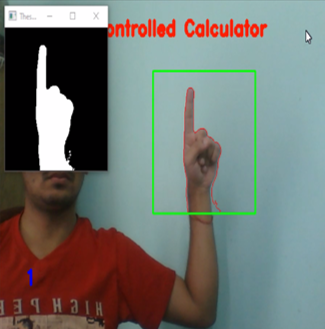
#> input picture 1.png, 325 x 329 px, given in place of the camera
$ python Explo_gestures.py
#> lines starting #> are read from the running program, lines starting #| are printed output that depends on the picture; after the words box and inside, x2 and y2 are one past the last pixel; in counts of white or black regions, pixels touching at a corner belong together

import cv2
import numpy as np

cap = cv2.VideoCapture(0)

cap.set(cv2.CAP_PROP_FRAME_WIDTH,1000)
cap.set(cv2.CAP_PROP_FRAME_HEIGHT,480)

aweight = 0.5
num_frames = 0
bg = None


def run_avg(img,aweight):
    global bg
    if bg is None:
        bg = img.copy().astype('float')
        return
    cv2.accumulateWeighted(img,bg,aweight)
def segment(img,thres=25):
    global bg
    diff = cv2.absdiff(bg.astype('uint8'),img)
    _, thresholded = cv2.threshold(diff,thres,255,cv2.THRESH_BINARY)
    contours,_ = cv2.findContours(thresholded.copy(),cv2.RETR_EXTERNAL,cv2.CHAIN_APPROX_SIMPLE)
    if len(contours) == 0:
        return
    else:
        segmented = max(contours,key = cv2.contourArea)
    return (thresholded,segmented)

flag = 0
i = 0
N1 = 0
while(cap.isOpened()):
    ret, frame = cap.read()
#> frame is the input picture: shape (329, 325, 3); mean B, G, R 112.6, 117.3, 113.2

    if ret ==True:
        frame = cv2.flip(frame, 1)
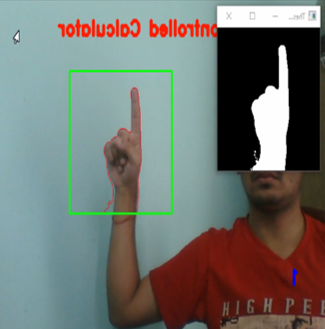
#> frame: shape (329, 325, 3); mean B, G, R 112.6, 117.3, 113.2
        clone = frame.copy()
        (height, width) = frame.shape[:2]
#> height = 329; width = 325
        roi = frame[100:300, 300:500]
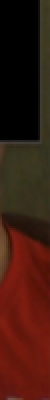
#> roi: shape (200, 25, 3) (shown 2 times larger); mean B, G, R 16, 26, 61
        gray = cv2.cvtColor(roi, cv2.COLOR_BGR2GRAY)
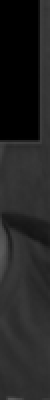
#> gray: shape (200, 25) (shown 2 times larger); min 0, max 91, mean 35.2
        gray = cv2.GaussianBlur(gray, (7, 7), 0)

        if num_frames < 30:
            run_avg(gray, aweight)
#> in run_avg, `bg = img.copy().astype('float')`:
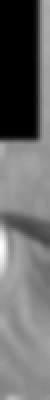
#> bg: shape (200, 25) float64 (shown 2 times larger); min 0, max 85, mean 35.2; drawn with min black and max white
        else:
            hand = segment(gray)

            if hand is not None:
                (thresholded, segmented) = hand
                cv2.drawContours(clone, [segmented + (300, 100)], -1, (0, 0, 255))
                cv2.imshow("Thesholded", thresholded)
                contours, _= cv2.findContours(thresholded,cv2.RETR_EXTERNAL,cv2.CHAIN_APPROX_NONE)
                #cv2.drawContours(clone,contours,-1,(0,255,0),4)

                for cnt in contours:
                    area = cv2.contourArea(cnt)
                    #print(area)
                    if area >5000:
                        x,y,w,h = cv2.boundingRect(cnt)
                        #cv2.rectangle(clone,(x,y),(x+w,y+h),(0,255,0),4)
                        print("Hand is detected")
                        to_save = cv2.resize(thresholded,(64,64))
                        cv2.imwrite('./explo_prediction/img'+str(i)+'.jpg',to_save)
                        i = i + 1
        cv2.rectangle(frame, (300, 100), (500, 300), (0, 255, 0), 2)
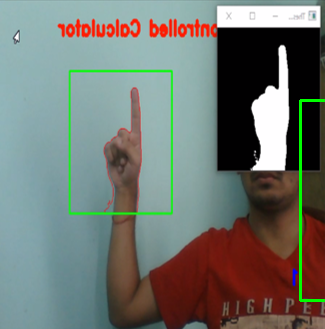
#> frame: shape (329, 325, 3); 0.7% of pixels changed, all inside (x1, y1, x2, y2) = (299, 99, 325, 302)
        cv2.rectangle(clone, (300, 100), (500, 300), (0, 255, 0), 2)
        cv2.putText(clone, "Gesture Controlled Calculator", (50, 50), cv2.FONT_HERSHEY_DUPLEX, 1, (255, 0, 0), 3)
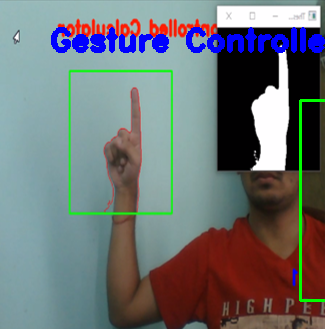
#> clone: shape (329, 325, 3); 3.23% of pixels changed, all inside (x1, y1, x2, y2) = (51, 27, 325, 53)

        num_frames += 1

        cv2.imshow('frame', clone)

        if cv2.waitKey(1) & 0xFF == ord('q'):
#> (key q is pressed here)
            break
    else:
        break

cap.release()

$ run again, on 2.png
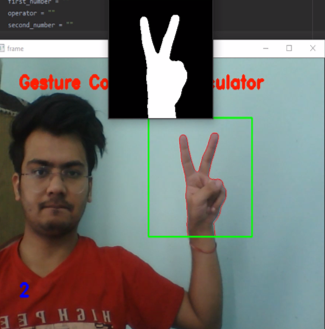
#> input picture 2.png, 325 x 329 px, given in place of the camera
#> frame is the input picture: shape (329, 325, 3); mean B, G, R 104.6, 108.5, 108.7
#> `cv2.rectangle(frame, (300, 100), (500, 300), (0, 255, 0), 2)`:
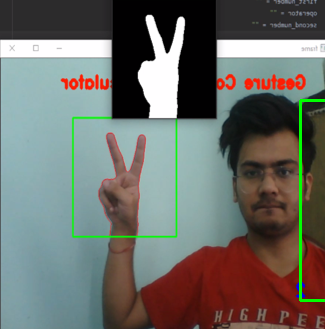
#> frame: shape (329, 325, 3); mean B, G, R 104.3, 109.9, 108.1
#> `cv2.putText(clone, "Gesture Controlled Calculator", (50, 50), cv2.FONT..`:
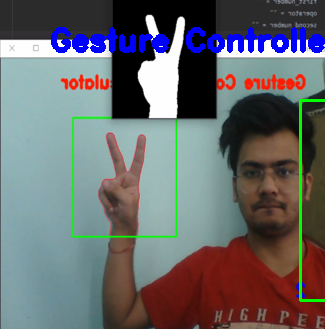
#> clone: shape (329, 325, 3); 3.23% of pixels changed, all inside (x1, y1, x2, y2) = (51, 27, 325, 53)

$ run again, on 3.png
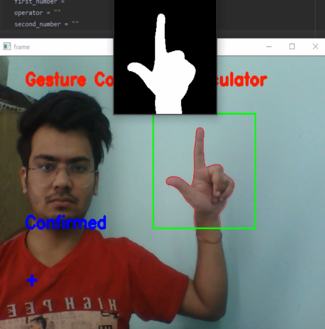
#> input picture 3.png, 325 x 329 px, given in place of the camera
#> frame is the input picture: shape (329, 325, 3); mean B, G, R 104.2, 106.9, 107.4
#> `cv2.rectangle(frame, (300, 100), (500, 300), (0, 255, 0), 2)`:
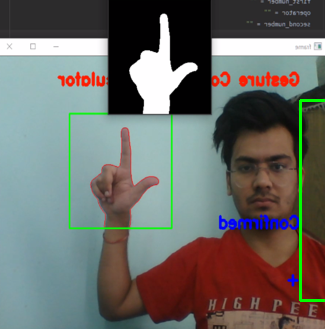
#> frame: shape (329, 325, 3); mean B, G, R 104, 108.4, 106.9
#> `cv2.putText(clone, "Gesture Controlled Calculator", (50, 50), cv2.FONT..`:
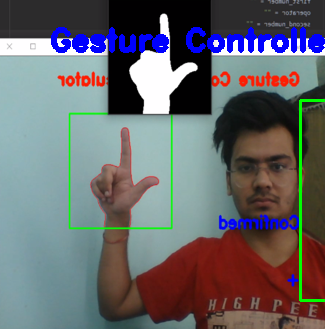
#> clone: shape (329, 325, 3); 3.23% of pixels changed, all inside (x1, y1, x2, y2) = (51, 27, 325, 53)
